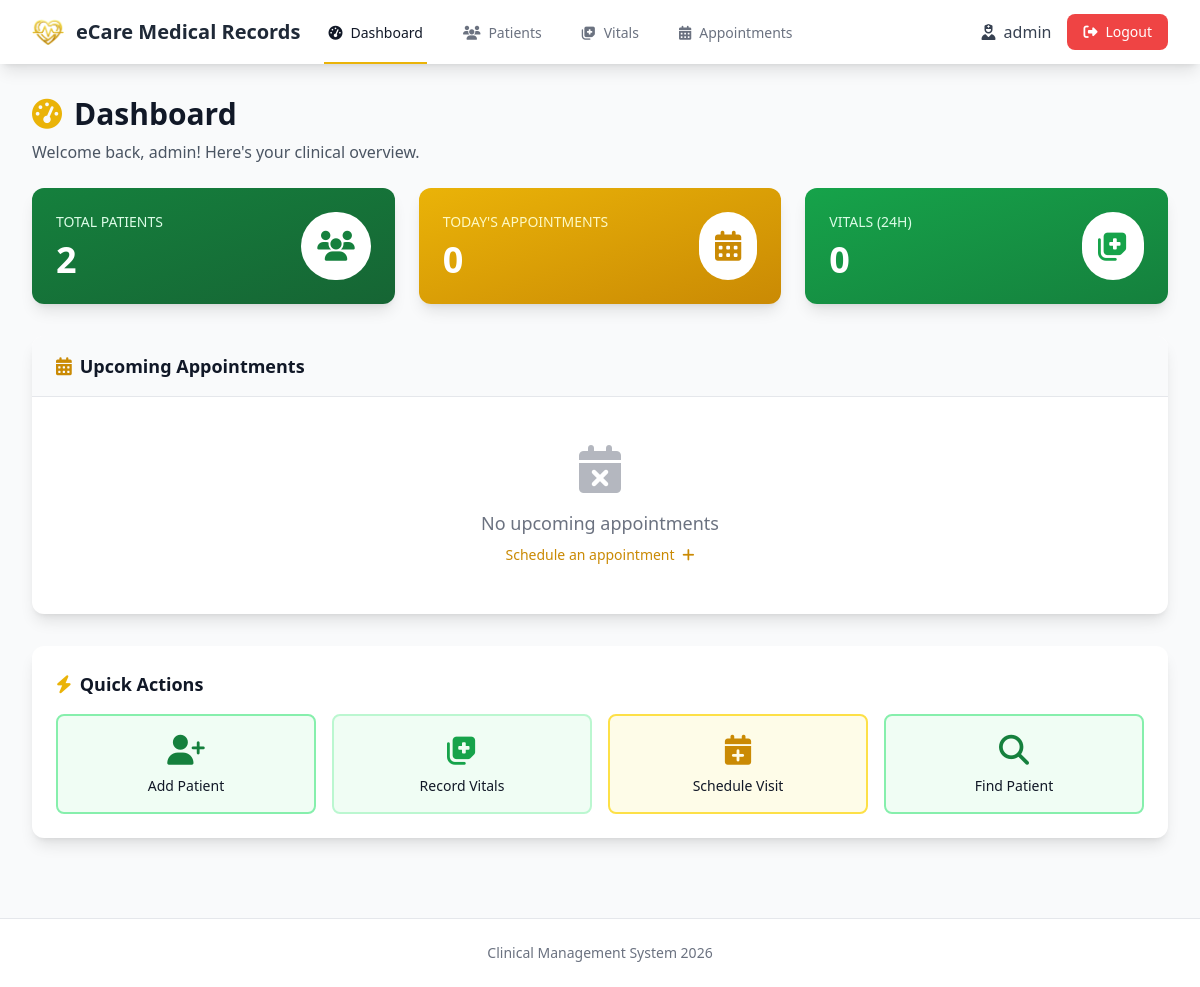
The page /dashboard (signed in) on the database as committed earlier.
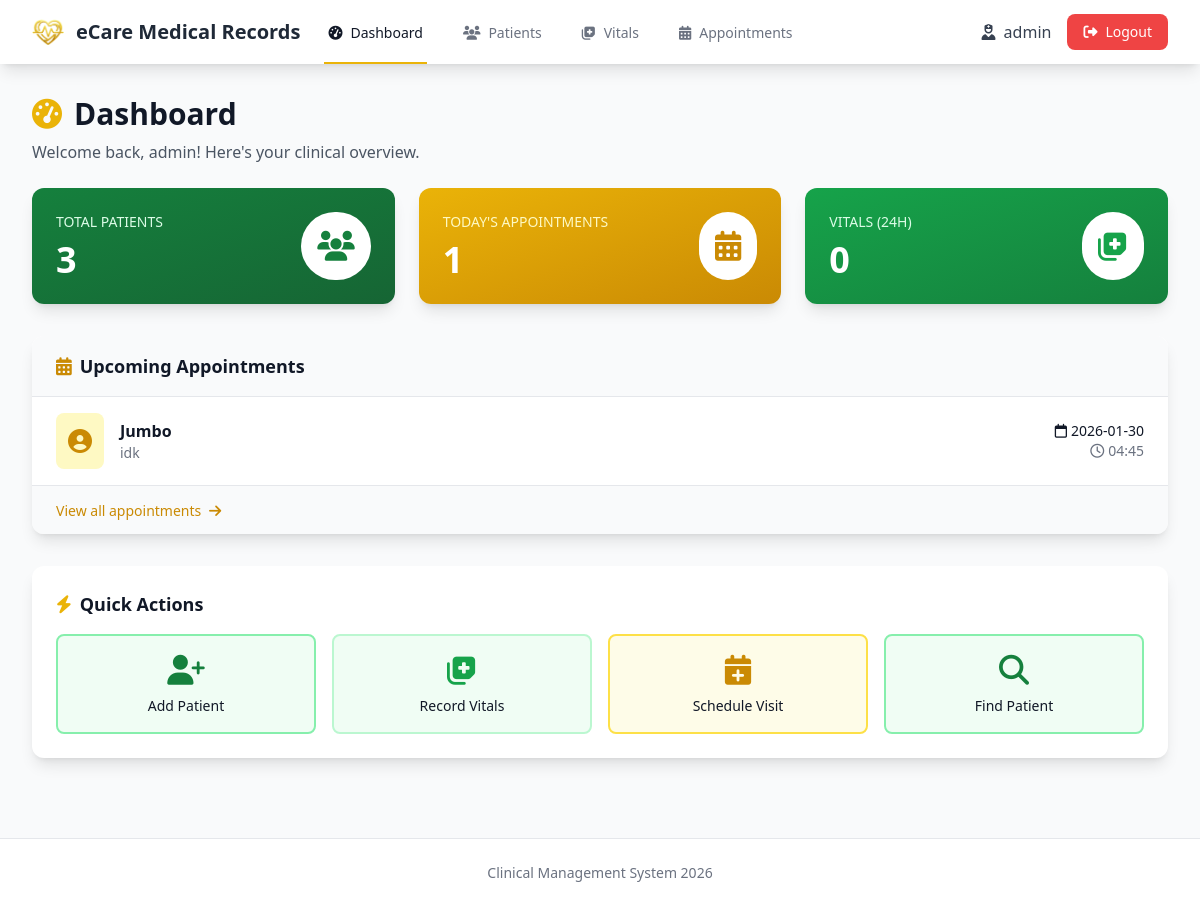
The same page on the database as committed later.
### tables this page shows
CREATE TABLE appointments (
            id INTEGER PRIMARY KEY AUTOINCREMENT,
            patient_id INTEGER NOT NULL,
            date DATE NOT NULL,
            time TIME NOT NULL,
            reason TEXT NOT NULL,
            status TEXT DEFAULT 'scheduled',
            notes TEXT,
            created_at TIMESTAMP DEFAULT CURRENT_TIMESTAMP,
            FOREIGN KEY (patient_id) REFERENCES patients (id) ON DELETE CASCADE
        );

CREATE TABLE patients (
            id INTEGER PRIMARY KEY AUTOINCREMENT,
            name TEXT NOT NULL,
            age INTEGER NOT NULL,
            gender TEXT NOT NULL,
            blood_type TEXT,
            allergies TEXT,
            contact TEXT,
            address TEXT,
            created_at TIMESTAMP DEFAULT CURRENT_TIMESTAMP,
            updated_at TIMESTAMP DEFAULT CURRENT_TIMESTAMP
        );

### app.py (the view)
@app.route('/dashboard')
@login_required
def dashboard():
    db = get_db()
    total_patients = db.execute('SELECT COUNT(*) as count FROM patients').fetchone()['count']
    today = datetime.now().strftime('%Y-%m-%d')
    today_appointments = db.execute(
        'SELECT COUNT(*) as count FROM appointments WHERE date = ?', (today,)
    ).fetchone()['count']
    yesterday = (datetime.now() - timedelta(days=1)).strftime('%Y-%m-%d %H:%M:%S')
    recent_vitals = db.execute(
        'SELECT COUNT(*) as count FROM vitals WHERE recorded_at > ?', (yesterday,)
    ).fetchone()['count']
    upcoming = db.execute(
        '''SELECT a.*, p.name as patient_name
           FROM appointments a
           JOIN patients p ON a.patient_id = p.id
           WHERE a.date >= ?
           ORDER BY a.date, a.time
           LIMIT 5''', (today,)
    ).fetchall()
    stats = {
        'total_patients': total_patients,
        'today_appointments': today_appointments,
        'recent_vitals': recent_vitals
    }
    return render_template('dashboard.html', stats=stats, upcoming=upcoming)

### app.py (called while the page is built)
def login_required(f):
    @wraps(f)
    def decorated_function(*args, **kwargs):
        if 'user_id' not in session:
            flash('Please log in to access this page.', 'warning')
            return redirect(url_for('login'))
        return f(*args, **kwargs)
    return decorated_function

### models/database.py (called while the page is built)
def get_db():
    if 'db' not in g:
        g.db = sqlite3.connect(
            current_app.config['DATABASE'],
            detect_types=sqlite3.PARSE_DECLTYPES
        )
        g.db.row_factory = sqlite3.Row
    return g.db

### templates/dashboard.html (shortened to what the changed rows need)
{% extends "layout.html" %}
{% block content %}
<div class="slide-in">
    <div class="mb-6">
        <h1 class="text-3xl font-bold text-gray-900">
            <i class="fas fa-tachometer-alt mr-3 text-yellow-500"></i>Dashboard
        </h1>
    </div>
    <div class="grid grid-cols-1 md:grid-cols-3 gap-6 mb-8">
        <div class="bg-gradient-to-br from-green-700 to-green-800 rounded-xl shadow-lg p-6 text-white">
            <div class="flex items-center justify-between">
                <div>
                    <p class="text-green-100 text-sm font-medium uppercase">Total Patients</p>
                    <p class="text-4xl font-bold mt-2">{{ stats.total_patients }}</p>
                </div>
            </div>
        </div>
        <div class="bg-gradient-to-br from-yellow-500 to-yellow-600 rounded-xl shadow-lg p-6 text-white">
            <div class="flex items-center justify-between">
                <div>
                    <p class="text-yellow-100 text-sm font-medium uppercase">Today's Appointments</p>
                    <p class="text-4xl font-bold mt-2">{{ stats.today_appointments }}</p>
                </div>
            </div>
        </div>
    </div>
    <div class="bg-white rounded-xl shadow-lg overflow-hidden mb-8">
        <div class="px-6 py-4 bg-gray-50 border-b">
            <h2 class="text-lg font-semibold text-gray-900">
                <i class="fas fa-calendar-alt mr-2 text-yellow-600"></i>Upcoming Appointments
            </h2>
        </div>
        {% if upcoming %}
        <div class="divide-y divide-gray-200">
            {% for appointment in upcoming %}
            <div class="px-6 py-4 hover:bg-gray-50 flex items-center justify-between">
                <div class="flex items-center space-x-4">
                    <div class="bg-yellow-100 rounded-lg p-3">
                        <i class="fas fa-user-circle text-yellow-600 text-2xl"></i>
                    </div>
                    <div>
                        <p class="font-semibold text-gray-900">{{ appointment.patient_name }}</p>
                        <p class="text-sm text-gray-500">{{ appointment.reason }}</p>
                    </div>
                </div>
                <div class="text-right">
                    <p class="text-sm font-medium text-gray-900">
                        <i class="far fa-calendar mr-1"></i>{{ appointment.date }}
                    </p>
                    <p class="text-sm text-gray-500">
                        <i class="far fa-clock mr-1"></i>{{ appointment.time }}
                    </p>
                </div>
            </div>
            {% endfor %}
        </div>
        <div class="px-6 py-3 bg-gray-50 border-t">
            <a href="{{ url_for('appointments') }}" class="text-yellow-600 hover:text-yellow-800 text-sm font-medium">
                View all appointments <i class="fas fa-arrow-right ml-1"></i>
            </a>
        </div>
        {% else %}
        <div class="text-center py-12 text-gray-500">
            <i class="fas fa-calendar-times text-5xl mb-4 opacity-50"></i>
            <p class="text-lg">No upcoming appointments</p>
            <a href="{{ url_for('appointments') }}" class="text-yellow-600 hover:text-yellow-800 text-sm font-medium mt-2 inline-block">
                Schedule an appointment <i class="fas fa-plus ml-1"></i>
            </a>
        </div>
        {% endif %}
    </div>
    <div class="bg-white rounded-xl shadow-lg p-6">
        <h2 class="text-lg font-semibold text-gray-900 mb-4">
            <i class="fas fa-bolt mr-2 text-yellow-500"></i>Quick Actions
        </h2>
    </div>
</div>
{% endblock %}

Rows that differ between the two databases and show on the page:
added appointments: patient_name "Jumbo", reason "idk", date "2026-01-30", time "04:45"
Other text that changed with them:
{{ stats.total_patients }}: "2" → "3"
{{ stats.today_appointments }}: "0" → "1"
text no longer shown: "No upcoming appointments Schedule an appointment"
text now shown: "View all appointments"
